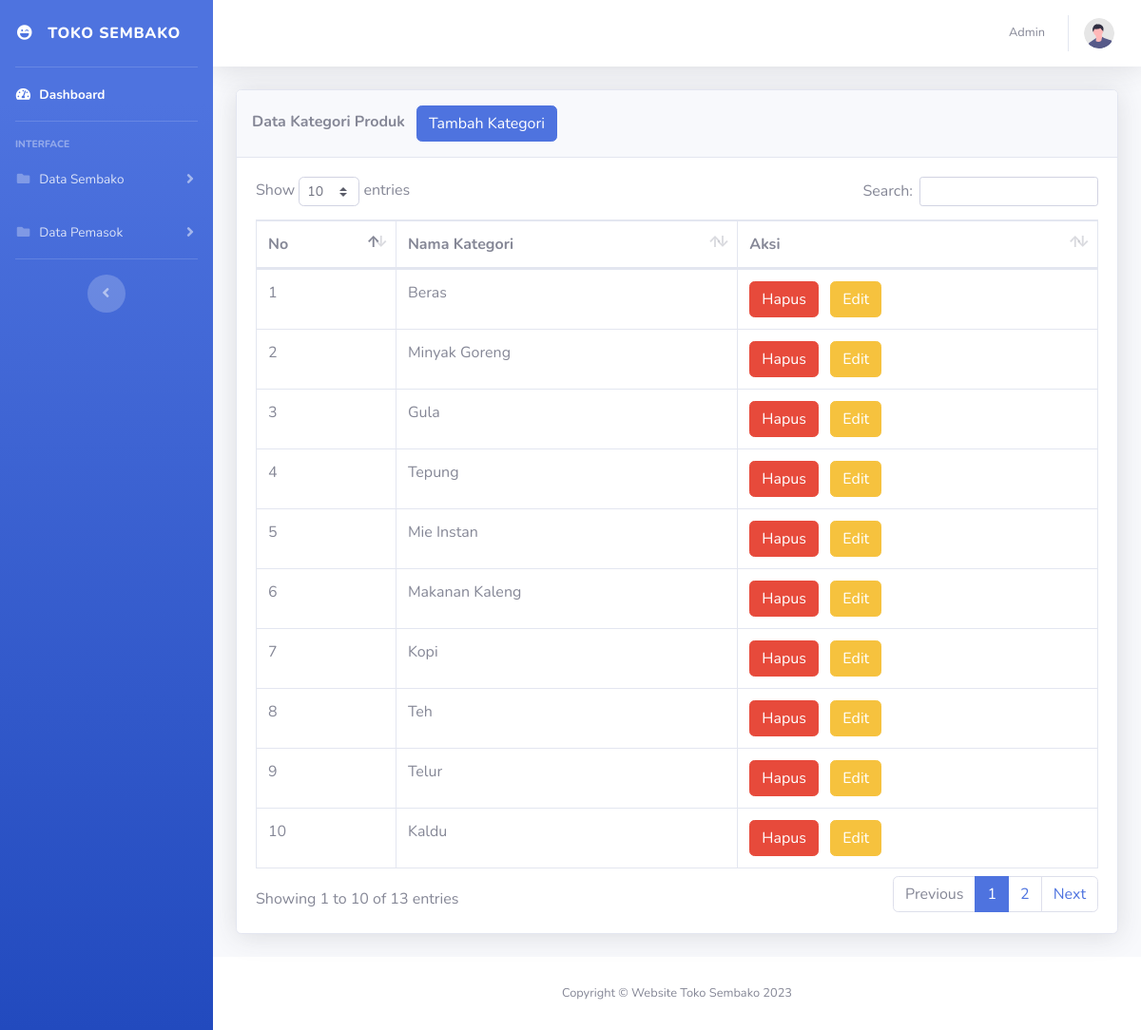
The page /kategori/index.php on the database its author committed.
### tables this page shows
CREATE TABLE `kategori` (
  `id_kategori` int(11) NOT NULL,
  `nama_kategori` varchar(255) NOT NULL
);

### kategori/index.php (the view, shortened to what this page needs)
<!DOCTYPE html>
<html lang="en">
<head>
    <link href="../vendor/fontawesome-free/css/all.min.css" rel="stylesheet" type="text/css">
    <link href="../css/sb-admin-2.min.css" rel="stylesheet">
    <link href="../vendor/datatables/dataTables.bootstrap4.min.css" rel="stylesheet">
</head>
<body id="page-top">
    <div id="wrapper">
        <ul class="navbar-nav bg-gradient-primary sidebar sidebar-dark accordion" id="accordionSidebar">
            <a class="sidebar-brand d-flex align-items-center justify-content-center" href="../index.php">
                <div>
                    <i class="fas fa-laugh-wink"></i>
                </div>
                <div class="sidebar-brand-text mx-3">Toko Sembako</div>
            </a>
            <hr class="sidebar-divider my-0">
            <li class="nav-item active">
                <a class="nav-link" href="../index.php">
                    <i class="fas fa-fw fa-tachometer-alt"></i>
                    <span>Dashboard</span></a>
            </li>
            <hr class="sidebar-divider">
            <div class="sidebar-heading">
                Interface
            </div>
            <li class="nav-item">
                <a class="nav-link collapsed" href="#" data-toggle="collapse" data-target="#collapseTwo"
                    aria-expanded="true" aria-controls="collapseTwo">
                    <i class="fas fa-fw fa-folder"></i>
                    <span>Data Sembako</span>
                </a>
            </li>
            <li class="nav-item">
                <a class="nav-link collapsed" href="#" data-toggle="collapse" data-target="#collapse3"
                    aria-expanded="true" aria-controls="collapse3">
                    <i class="fas fa-fw fa-folder"></i>
                    <span>Data Pemasok</span>
                </a>
            </li>
            <hr class="sidebar-divider d-none d-md-block">
            <div class="text-center d-none d-md-inline">
                <button class="rounded-circle border-0" id="sidebarToggle"></button>
            </div>
        </ul>
        <div id="content-wrapper" class="d-flex flex-column">
            <div id="content">
                <nav class="navbar navbar-expand navbar-light bg-white topbar mb-4 static-top shadow">
                    <ul class="navbar-nav ml-auto">
                        <li class="nav-item dropdown no-arrow">
                            <a class="nav-link dropdown-toggle" href="#" id="userDropdown" role="button"
                                data-toggle="dropdown" aria-haspopup="true" aria-expanded="false">
                                <span class="mr-2 d-none d-lg-inline text-gray-600 small">Admin</span>
                                <img class="img-profile rounded-circle"
                                    src="../img/undraw_profile.svg">
                            </a>
                        </li>
                    </ul>
                </nav>
                <div class="container-fluid">
                    <div class="card shadow mb-4">
                        <div class="card-header py-3">
                            <div class="row">
                                <h6 class="m-2 font-weight-bold">Data Kategori Produk</h6> &nbsp;
                                <a class="btn btn-primary" href="tambah.php?nama_halaman=NAMA HALAMAN NYA"> Tambah Kategori</a>
                            </div>
                        </div>
                        <div class="card-body">
                            <div class="table-responsive">
                                <table class="table table-bordered" id="dataTable" width="100%" cellspacing="0">
                                    <?php
                                        include '../koneksi.php';
                                        $query = mysqli_query($conn, "SELECT * FROM `kategori`;");
                                    ?>
                                    <thead>
                                        <tr>
                                            <th>No</th>
                                            <th>Nama Kategori</th>
                                            <th>Aksi</th>
                                        </tr>
                                    </thead>
                                    <tbody>
                                        <?php
                                            if(mysqli_num_rows($query)>0){
                                            $no = 1;
                                            while($data = mysqli_fetch_array($query)){
                                        ?>
                                        <tr>
                                            <td> <?php echo $no ?></td>
                                            <td> <?php echo $data["nama_kategori"] ?></td>
                                            <td>
                                                <a class="btn btn-danger" href="proses_hapus.php?id_kategori=<?php echo $data["id_kategori"] ?>" onclick="return confirm('Apakah anda yakin ingin menghapus kategori <?php echo $data['nama_kategori']?> ?')">Hapus</a> &nbsp;
                                                <a class="btn btn-warning" href="edit.php?id_kategori=<?php echo $data["id_kategori"] ?>" onclick="return confirm('Apakah anda yakin ingin mengubah kategori <?php echo $data['nama_kategori']?> ?')">Edit</a>
                                            </td>
                                        </tr>
                                        <?php $no++; } ?>
                                        <?php } ?>
                                    </tbody>
                                </table>
                            </div>
                        </div>
                    </div>
                </div>
            </div>
            <footer class="sticky-footer bg-white">
                <div class="container my-auto">
                    <div class="copyright text-center my-auto">
                        <span>Copyright &copy; Website Toko Sembako 2023</span>
                    </div>
                </div>
            </footer>
        </div>
    </div>
</body>
</html>

### rows shown on the page
kategori: nama_kategori "Beras"
kategori: nama_kategori "Minyak Goreng"
kategori: nama_kategori "Gula"
kategori: nama_kategori "Tepung"
kategori: nama_kategori "Mie Instan"
kategori: nama_kategori "Makanan Kaleng"
kategori: nama_kategori "Kopi"
kategori: nama_kategori "Teh"
kategori: nama_kategori "Telur"
kategori: nama_kategori "Kaldu"
